Frame 1 (no input): blank canvas, image omitted
Frame 60 (the mouse pressed at the canvas centre just before this capture): blank canvas, image omitted
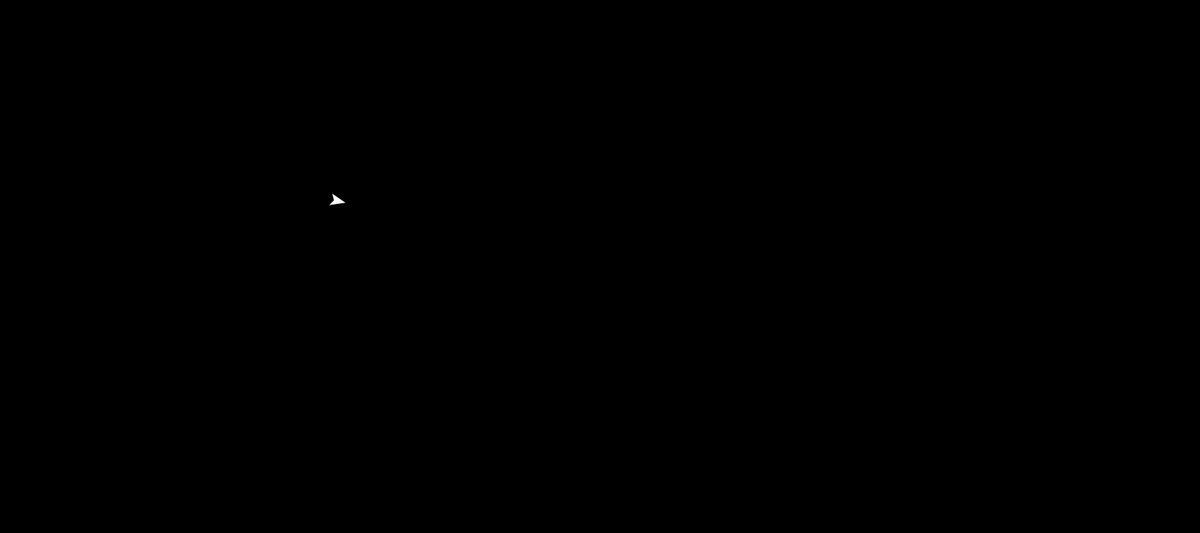
Frame 120 (the mouse held since frame 60 and released just before this capture)

The Processing sketch whose frames 1 and 60 were blank and that drew this single picture after the mouse press (run headless with seeded random() and noise(); from frame 60 on, the mouse is pressed at the canvas centre):

// Processing sketch: space_ranger
// ── space_ranger.pde
void setup(){
  size( 1800 , 800 );
  background(0);
}

int points = 0;
Player player = new Player(500 , 300);
Ghosts ghosts = new Ghosts(2 ,player);
Shots shots = new Shots(ghosts);

void draw() {
  println(" ");
  println(" ");
  if(ghosts.ghosts.size()==0){println("Press g to start");}
  println(" Points = " + points);
  println(" HP = " + player.hp );
  background(0);
  player.checkForHit(ghosts);
  player.run();
  shots.run();
  ghosts.run();
  if (keyPressed){
    if (key ==' '){
      player.accelerate();
    }
  }
}

void mousePressed(){
   if(player.alive){shots.addShot(player);}
}
void keyPressed(){
  if (keyPressed){
    if ( key == 'g' || key == 'G' ){
      ghosts.addGhost();
    }
  }
}

// ── Ghost.pde
class Ghost{
  int hp;
  PVector position;
  PVector direction;
  PVector randomMovement;
  float randomAngle;
  int randomChangeFrequency;
  PVector velocity;
  float sizeFactor;
  int time;
  float speed;
  float colour;
  Player target;
  int R;
  int G;
  int B;
  
  Ghost(int x, int y, Player player){
    position = new PVector (x,y);
    direction = new PVector(0.001,0.001);
    randomMovement = new PVector(0.001,0.001);
    velocity = new PVector(0.001,0.001);
    sizeFactor = 30;
    randomAngle =0;
    randomChangeFrequency = 30;
    time = 0;
    target = player;
    hp = 5;
    speed = 2;
    colour = random(1000);
    R = floor(150 + 105*sin(colour));
    G = floor(150 + 155*sin(colour + PI*2/3));
    B = floor(100 
    + 55*sin(colour + PI*4/3)
    );
  }
  
  void run(){
    update();
    render();
    
  }
  
  void update(){
    colour += 0.1;
    R = floor(150 + 105*sin(colour));
    G = floor(150 + 155*sin(colour + PI*2/3));
    B = floor(100 
    + 55*sin(colour + PI*4/3)
    );
    position.add(velocity);
    velocity.x = direction.x;
    velocity.y = direction.y;
    velocity.normalize();
    velocity.add(randomMovement);
    velocity.mult(speed);
    
    if(time == 0){
      randomAngle = random (TWO_PI);
      randomMovement.x = cos (randomAngle);
      randomMovement.y = sin (randomAngle);
    }
    
    direction.x = target.position.x - position.x;
    direction.y = target.position.y - position.y;
    
    time ++;
    time %= randomChangeFrequency;
  }
  
  void render(){
    fill(R,G,B);
    stroke(R,G,B);
    circle(position.x , position.y, sizeFactor);
    rect(position.x - sizeFactor/2 , position.y , sizeFactor,  sizeFactor/2);
    for (int i = -1 ; i<2 ; i++){
      circle ((int) position.x + 4*(((int)sizeFactor)/10)*i , (int) position.y + ((int)sizeFactor)/2 , sizeFactor/5);
    }
    
    fill(0);
    stroke(0);
    for (int i = -1 ; i<2 ; i+=2){
      circle ((int) position.x + 2*(((int)sizeFactor)/10)*i , (int) position.y + ((int)sizeFactor)/2 +1, sizeFactor/5 -1);
    }
    for (int i = -1 ; i<2 ; i+=2){
      circle ((int) position.x + 2*(((int)sizeFactor)/10)*i , (int) position.y - ((int)sizeFactor)/10 , sizeFactor/5 -1);
    }
    //noFill();
    //stroke(255,0,0);
    //circle(position.x , position.y , sizeFactor);
    //stroke(255);
  }
  
  void takeHit(){
    hp -=1;
  }
  boolean isDead(){
    if(hp >0 ){
      return false;
    }
    return true;
  }
}

// ── Ghosts.pde
class Ghosts{
  
  ArrayList<Ghost> ghosts;
  int hp;
  Player player;
  
  Ghosts (int x , Player player){
    hp = x;
    ghosts = new ArrayList<Ghost>();
    this.player = player;
  }
  
  void run(){
    for ( Ghost ghost : ghosts ){
      ghost.run();
    }
  }
  
  void addGhost(){
    float x = player.position.x;
    float y = player.position.y;
    
    while ( dist(player.position.x, player.position.y , x ,y) < 200 ){
      x = random(width);
      y = random(height);
    }
    
    Ghost ghost = new Ghost((int) x,(int) y,player);
    ghosts.add(ghost);
  }
  void removeGhost(Ghost ghost){
    ghosts.remove(ghost);
  }
  void checkDead(){
    ArrayList<Ghost> deadGhosts = new ArrayList<Ghost>();
    for (Ghost ghost : ghosts){
      if (ghost.hp == 0){
        deadGhosts.add(ghost);
        points ++ ;
      }
    }
    for ( Ghost ghost : deadGhosts ){
      ghosts.remove(ghost);
    }
  }
  
}

// ── player.pde
class Player{
  
  PVector position;
  PVector velocity;
  PVector acceleration;
  PVector direction;
  float speedLimit;
  float sizeFactor;
  int hp;
  boolean alive;
  
  Player(int x , int y) {
    position = new PVector(x,y);
    velocity = new PVector(0,0);
    acceleration = new PVector(0,0);
    direction = new PVector(1,1);
    direction.normalize();
    speedLimit = 2;
    sizeFactor = 10;
    hp = 100;
    alive = true;
  }
  
  void run(){
    update();
    borders(); 
    render();
  }
  
  void update(){
    direction.x = mouseX - position.x;
    direction.y = mouseY - position.y;
    direction.normalize();
    if(hp < 1){
      alive = false;
    }
    
    position.add(velocity);
    velocity.add(acceleration);
    acceleration.mult(0);
  }
  
  void accelerate(){
    acceleration.x = direction.x;
    acceleration.y = direction.y;
    acceleration.setMag(0.2);
  }
  
  void borders(){
    
    if (position.x<0){
      position.x += width;
    }
    if (position.x>width){
      position.x %= width;
    }
    if (position.y<0){
      position.y += height;
    }
    if (position.y>height){
      position.y %= height;
    }
    
  }
  void render(){
    if(alive){
    fill(255);
    
    beginShape();
    
    vertex(position.x , position.y );
    vertex(position.x + sizeFactor * (-direction.y - 0.5* direction.x), position.y + sizeFactor * (direction.x - 0.5* direction.y) );
    vertex(position.x + sizeFactor * direction.x * 2 , position.y + sizeFactor * direction.y * 2 );
    vertex(position.x + sizeFactor * (direction.y - 0.5* direction.x), position.y + sizeFactor * (-direction.x - 0.5* direction.y) );
    vertex(position.x , position.y );
    
    endShape(CLOSE);
    }
    
  }
  void checkForHit(Ghosts ghosts){
   for (Ghost ghost : ghosts.ghosts){
     
     if (dist( position.x + sizeFactor * (-direction.y - 0.5* direction.x), position.y + sizeFactor * (direction.x - 0.5* direction.y) 
     , ghost.position.x , ghost.position.y)<ghost.sizeFactor/2
     ||
     dist(position.x + sizeFactor * direction.x * 2 , position.y + sizeFactor * direction.y * 2
     , ghost.position.x , ghost.position.y)<ghost.sizeFactor/2
     ||
     dist(position.x + sizeFactor * (direction.y - 0.5* direction.x), position.y + sizeFactor * (-direction.x - 0.5* direction.y)  
     , ghost.position.x , ghost.position.y)<ghost.sizeFactor/2
     ||
     dist(position.x , position.y 
     , ghost.position.x , ghost.position.y)<ghost.sizeFactor/2){
       hp--;
     }
     
   }
  }
}

// ── shot.pde
class Shot{
  PVector shotPosition;
  PVector velocity;
  PVector direction;
  float speed;
  float size;
  Player shooter;
  Ghosts targets;
  
  Shot(Player player, Ghosts ghosts){
    shooter = player;
    targets = ghosts;
    speed = 10;
    size = 4;
    shotPosition = new PVector(0,0);
    shotPosition.x = player.position.x;
    shotPosition.y = player.position.y;
    velocity = new PVector(1,1);
    velocity.x = player.direction.x;
    velocity.y = player.direction.y;
    
    velocity.setMag(speed);
    
    direction = new PVector(1,1);
    direction.x = player.direction.x;
    direction.y = player.direction.y;
    direction.normalize();
    
  }
  
  void run(){
    update();
    render();
    checkForHit(targets);
  }
  
  void update(){
    shotPosition.add(velocity);
    if( mag(shotPosition.x , shotPosition.y) > width + height){ shots.removalList.add(this);}
  }
  void render(){
    fill(255);
    circle(shotPosition.x, shotPosition.y , size);
  }
  void checkForHit(Ghosts ghosts){
    for (Ghost ghost : ghosts.ghosts ){
      boolean hit = false;
      for (int i = 0; i<speed ; i++){
        if ( sqrt( pow(shotPosition.x - direction.x*i - ghost.position.x , 2) + pow( shotPosition.y - direction.y*i - ghost.position.y , 2 ) ) < ghost.sizeFactor/2){
          hit = true;
          break;
        }
      }
      if (hit){
        ghost.takeHit();
        shots.removalList.add(this);
        break;
      }
      
    }
    ghosts.checkDead();
  }
}

// ── shots.pde
class Shots{
  ArrayList<Shot> shots;
  ArrayList<Shot> removalList;
  Ghosts targets;
  
  Shots(Ghosts ghosts){
    shots = new ArrayList<Shot>();
    removalList = new ArrayList<Shot>();
    targets = ghosts;
  }
  void addShot(Player player){
    Shot shot = new Shot(player,targets);
    shots.add(shot);
  }
  
  void run(){
    for (Shot shot : removalList){
      shots.remove(shot);
    }
    for (Shot shot : shots ){
      shot.run();
    }
    checkForHits(targets);
  }
  
  void checkForHits(Ghosts ghosts){
    for( Shot shot : shots){
      //shot.checkForHit();
    }
  }
}
